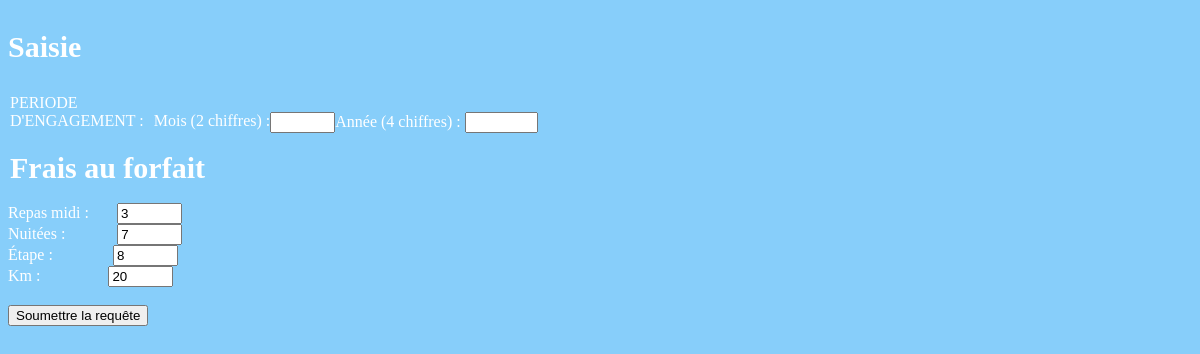
Page /PHP/RenseignerFicheFraisModif.php?id=21 on the committed database.
### tables this page shows
CREATE TABLE `lignefraisforfait` (
  `idFicheFrais` int NOT NULL,
  `idForfait` char(4) NOT NULL,
  `quantite` int NOT NULL,
  `id` int NOT NULL
);

### PHP/RenseignerFicheFraisModif.php (the view, shortened to what this page needs)
<!DOCTYPE html>
<?php
$cnxBDD = connexion();
$idFicheFrais = $_GET['id'];
$sqlRep ="SELECT idForfait, quantite, idFicheFrais FROM lignefraisforfait WHERE idFicheFrais='".$idFicheFrais."' AND idForfait='REP';";
    $sqlRep = $cnxBDD -> query($sqlRep);
    while($userData = $sqlRep -> fetch_assoc()) {
        $rep = $userData['quantite'];
}
$sqlNui ="SELECT idForfait, quantite, idFicheFrais FROM lignefraisforfait WHERE idFicheFrais='".$idFicheFrais."' AND idForfait='NUI';";
    $sqlNui = $cnxBDD -> query($sqlNui);
    while($userData = $sqlNui -> fetch_assoc()) {
        $nui = $userData['quantite'];
}
$sqlEta ="SELECT idForfait, quantite, idFicheFrais FROM lignefraisforfait WHERE idFicheFrais='".$idFicheFrais."' AND idForfait='ETA';";
    $sqlEta = $cnxBDD -> query($sqlEta);
    while($userData = $sqlEta -> fetch_assoc()) {
        $eta = $userData['quantite'];
}
$sqlKm ="SELECT idForfait, quantite, idFicheFrais FROM lignefraisforfait WHERE idFicheFrais='".$idFicheFrais."' AND idForfait='KM';";
    $sqlKm = $cnxBDD -> query($sqlKm);
    while($userData = $sqlKm -> fetch_assoc()) {
        $km = $userData['quantite'];
}
?>
<html>
<head>
    <link href="FeuilleCSS.css" rel="stylesheet">
</head>
<body class="bodyRenseignerFicheFrais" style="background-color:lightskyblue; color:white">
    <form action="FormModifFrais.php" method="post">
        <div>
            <p style="font-size:30px"><b>Saisie</b></p>
        </div>
<?php
        echo "<div>";
            echo '<legend style="float:left; display:inline"> PERIODE <br /> D\'ENGAGEMENT : &nbsp</legend>';
            echo "<br />";
            echo '<label for="mois" style="float:left; display:inline">Mois (2 chiffres) : </label>';
            echo '<input type="text" name="mois" id="mois" size="5" maxlength="2" value ="'.$mois.'">';
            echo '<label for="Année">Année (4 chiffres) : </label>';
            echo '<input type="text" name="annee" id="annee" size="6" maxlength="4" value="'.$annee.'">';
            echo "<br />";
        echo "</div>";
?>
        <div>
            <br />
            <legend style="font-size:30px"> <b>Frais au forfait </b></legend>
            <br />
            <label for="repas">Repas midi : </label>
            &nbsp &nbsp &nbsp <input type="text" name="repas" id="mois" size="5" maxlength="2" value="<?php echo $rep ?>" required>
        </div>
        <div>
            <label for="nuit">Nuitées : </label>
            &nbsp &nbsp &nbsp &nbsp &nbsp &nbsp <input type="text" name="nuit" id="nuit" size="5" maxlength="2" value="<?php echo $nui ?>" required>
        </div>
        <div>
            <label for="etape">Étape : </label>
            &nbsp &nbsp &nbsp &nbsp &nbsp &nbsp &nbsp <input type="text" name="etape" id="etape" size="5" maxlength="2" value="<?php echo $eta ?>" required>
        </div>
        <div>
            <label for="Km"> Km : </label>
            &nbsp &nbsp &nbsp &nbsp &nbsp &nbsp &nbsp &nbsp <input type="text" name="km" id="km" size="5" maxlength="5" value="<?php echo $km ?>" required>
        </div>
        <div>
            <br />
	    	<input id="envoyer" name="envoyer" type="submit" value="Soumettre la requête" title="" />
        </div>
    </form>
</body>
</html>

### rows in the picture
lignefraisforfait: repas "3"
lignefraisforfait: nuit "7"
lignefraisforfait: etape "8"
lignefraisforfait: km "20"
